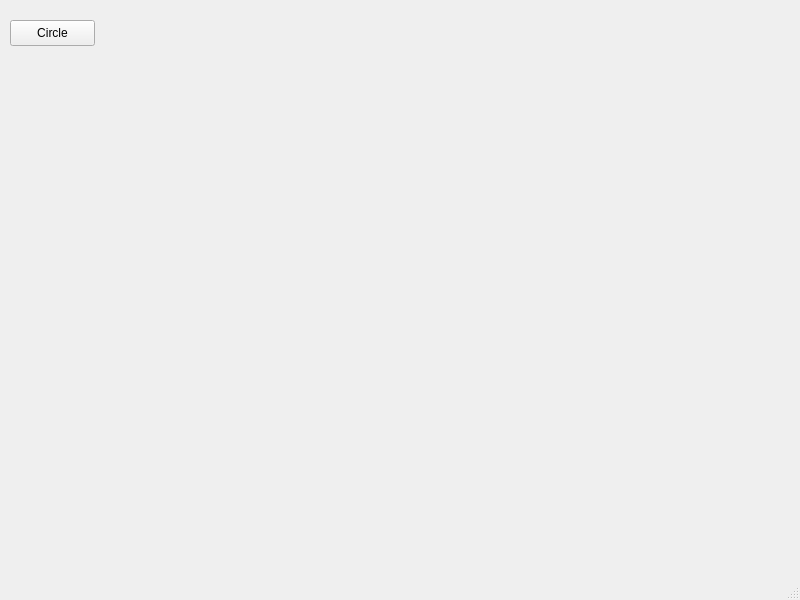
<?xml version="1.0" encoding="UTF-8"?>
<ui version="4.0">
 <class>MainWindow</class>
 <widget class="QMainWindow" name="MainWindow">
  <property name="geometry">
   <rect>
    <x>0</x>
    <y>0</y>
    <width>800</width>
    <height>600</height>
   </rect>
  </property>
  <property name="windowTitle">
   <string>MainWindow</string>
  </property>
  <widget class="QWidget" name="centralwidget">
   <widget class="QPushButton" name="pushButton">
    <property name="geometry">
     <rect>
      <x>10</x>
      <y>20</y>
      <width>85</width>
      <height>26</height>
     </rect>
    </property>
    <property name="text">
     <string>Circle</string>
    </property>
   </widget>
  </widget>
  <widget class="QMenuBar" name="menubar">
   <property name="geometry">
    <rect>
     <x>0</x>
     <y>0</y>
     <width>800</width>
     <height>25</height>
    </rect>
   </property>
  </widget>
  <widget class="QStatusBar" name="statusbar"/>
 </widget>
 <resources/>
 <connections/>
</ui>
